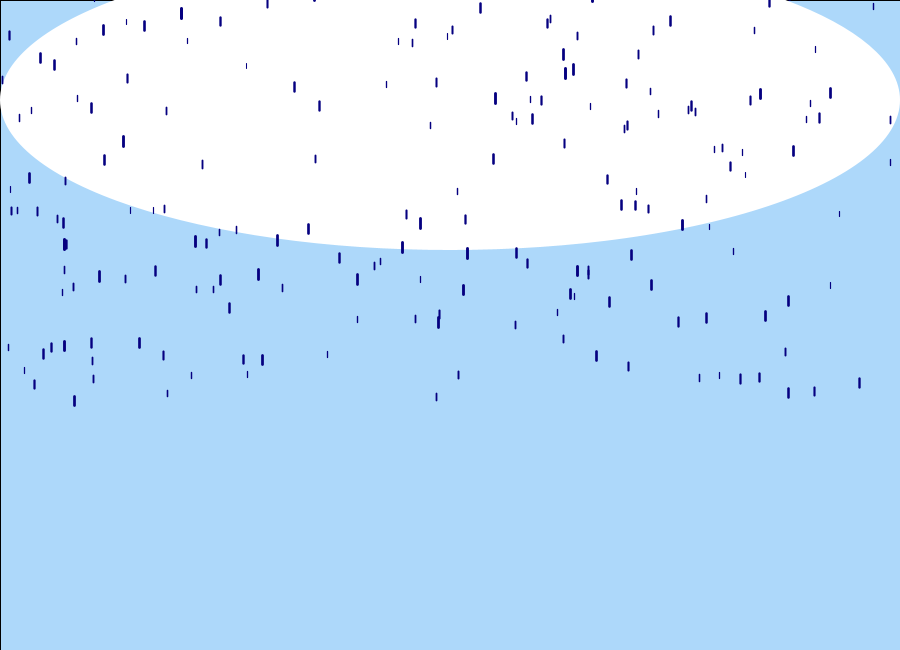
Frame 1 (no input)
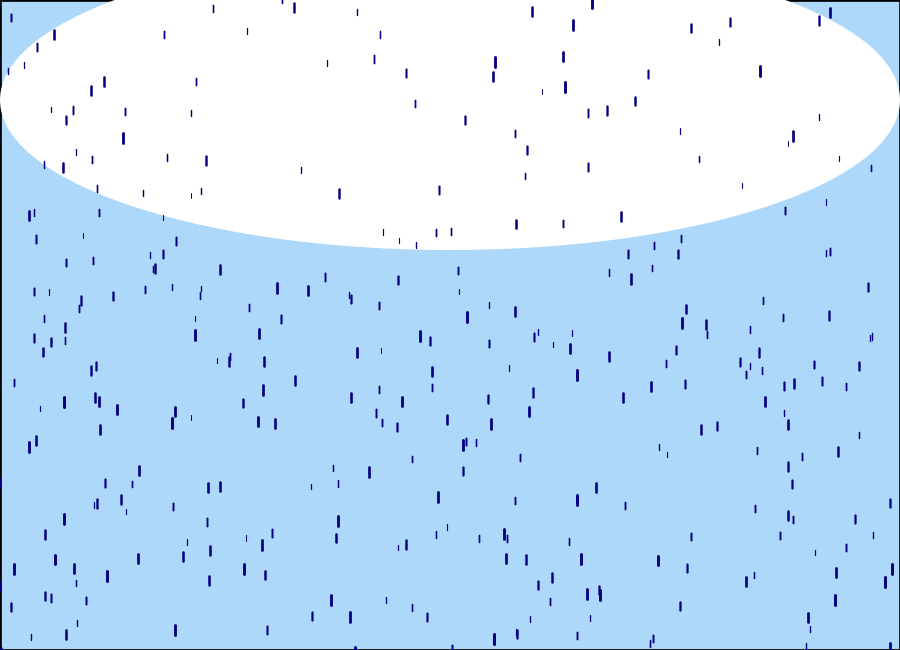
Frame 60 (the mouse pressed at the canvas centre just before this capture)
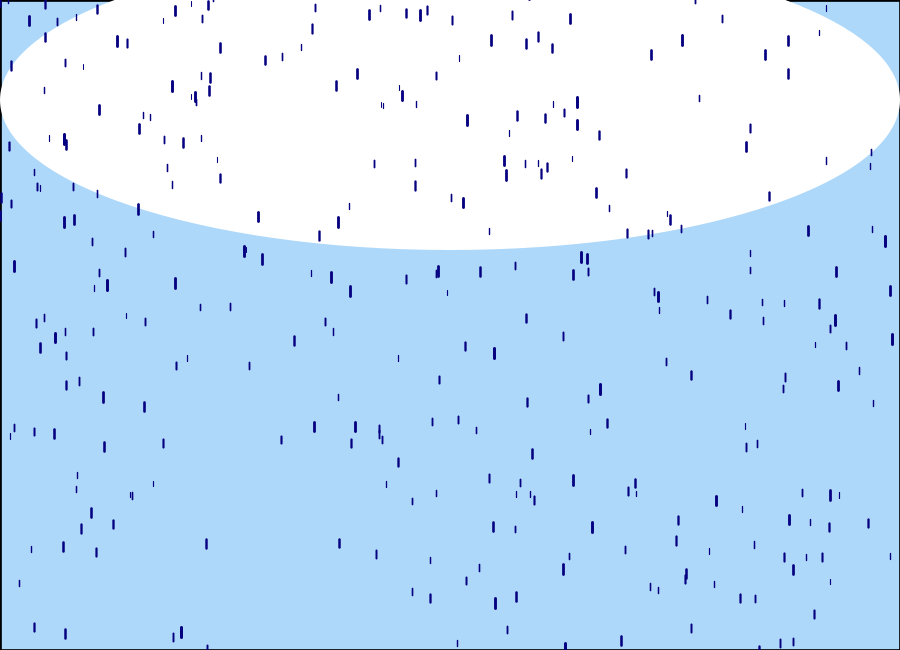
Frame 120 (the mouse held since frame 60 and released just before this capture)

The Processing sketch that drew these frames (run headless with seeded random() and noise(); from frame 60 on, the mouse is pressed at the canvas centre):

// Processing sketch: s19magd150lab06_Walker
// ── s19magd150lab06_Walker.pde
rain[] drops = new rain[400]; //calling and setting up the class!

void setup(){
  size(900, 650);
  
  for (int i = 0; i < drops.length; i++) {
    drops[i] = new rain();
  }
}

void draw() { 
  fill(173, 216, 250);
  stroke(0);
  rect(0, 0, width, height); // drawing the background
  
  fill(255);
  noStroke();
  ellipse(450, 100, width, 300); // my terrible "cloud"
  
  for (int i = 0; i < drops.length; i++) {
    drops[i].show(); //calling the show function
    drops[i].fall(); //calling the fall function
  }
}

//I also want to give credit to @openprocessing for helping me
//get the code I needed. Making the rain move was difficult

// ── Rain.pde
class rain { // This is where I am defining all the variables!
  float x = random(width);
  float y = random(-400, 400);
  float z = random(0, 20);
  float len = map(z, 0, 20, 5, 10);
  float y_speed = map(z, 0, 20, 5, 10);
  
  void fall() {  //this is the function created for making the drops fall
    y = y + y_speed;
    y_speed = y_speed + 0.1; //increasing the speed by 0.1 every frame
    
    if (y > height) { // This if statment helps define the speed of which the drops are falling.
      y = random (-200, -100); //where they are falling from
      y_speed = map(z, 0, 20, 5, 22);
    }
  }
  
  void show () {  // this function is created for what the drops are going to look like.
    float thickness = map(z, 0, 20, 1, 3);
    strokeWeight(thickness);
    stroke(5, 0, 128);
    line(x, y, x, y + len);
  }
}
